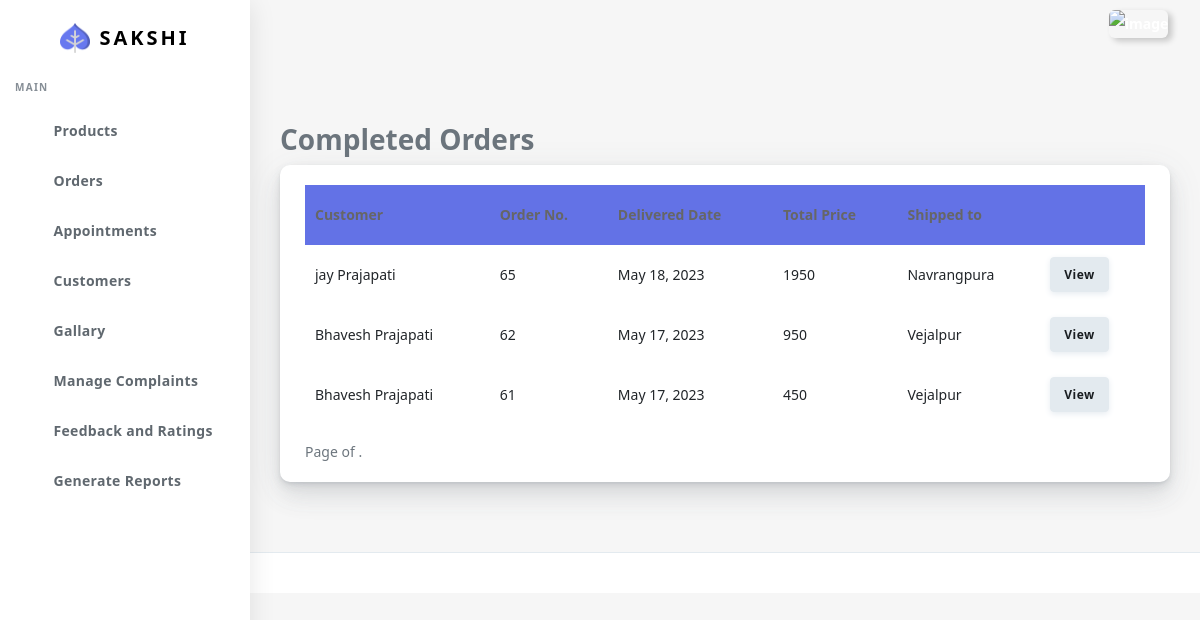
Page /completeorder/ (signed in) on the committed database.
### customer/models.py (models this page shows, shortened)
class Sales(models.Model):
    sales_date = models.DateField(auto_now=True)
    d_date=models.DateField(null=True,blank=True)
    c_date=models.DateField(null=True)
    payment_status = models.CharField(max_length=10)
    sales_status=models.CharField(max_length=20,default="pending")
    payment_date = models.DateTimeField()
    note=models.CharField(max_length=255,null=True,blank=True)
    userbase=models.ForeignKey('UserBase',on_delete=CASCADE)

class UserBase(models.Model):
    user_id=models.OneToOneField(User,on_delete=CASCADE,primary_key=True)
    first_name=models.CharField(max_length=45)
    last_name=models.CharField(max_length=45)
    gender=models.BooleanField(default="Not Specified")
    dob=models.DateField(default="Not Specified")
    cus_add1=models.TextField(null=True,blank=True)
    cus_add2=models.TextField(null=True,blank=True)
    pincode=models.IntegerField()
    Cus_phone=models.CharField(max_length=10)
    profile=models.ImageField(upload_to="profileImages/",max_length=1500)
    area_id=models.ForeignKey(Area,on_delete=CASCADE)
    class meta:
        ordering = ['user_id']

class Area(models.Model):
    area_name = models.CharField(max_length=15)
    city_id = models.ForeignKey(City, on_delete=CASCADE)

### customer/views.py (the view)
# urls.py: path("completeorder/",views.completeorder,name="completeorder"),
@login_required(login_url='sign-in')
def completeorder(request):
    checklocal(request)
    corders=Sales.objects.filter(sales_status="Delivered").order_by('-id','sales_date')
    main=[]
    for i in corders:
        sd=SalesDetails.objects.filter(sales_id=i)
        p=0
        for j in sd:
            p=p+j.final_price
        main.append(p)
    paginator=Paginator(corders,5)
    page_number=request.GET.get('page')
    corder=paginator.get_page(page_number)
    context=zip(corder,main)
    return render(request,"Mainadmin/comp_ord.html",{'orders':context})

### customer/views.py (called while the page is built)
def checklocal(request):
    if request.user.is_staff==False:
        logout(request)

### customer/templates/Mainadmin/comp_ord.html (shortened to what this page needs)
{% extends "Mainadmin/index.html" %}
{% load static %}
{% block body %}
      <div class="main-content">
        <section class="section">
          <div class="section-body">
            <h3 class="page-title">Completed Orders </h3>
            </div>
            <div class="row">
              <div class="col-12">
                <div class="card">
                  <div class="card-body">
                    <div class="row">
                      <div class="col-12 table-responsive">
                        {% if orders %}
                        <table id="order-listing" class="table" cellspacing="0" width="100%">
                          <thead>
                            <tr class="bg-primary ">
                              <th>Customer</th>
                              <th>Order No.</th>
                              <th>Delivered Date</th>
                              <th>Total Price</th>
                              <th>Shipped to</th>
                              <th></th>
                            </tr>
                          </thead>
                          <tbody>
                            {% for order,m in orders %}
                            <tr>
                              <td>{{order.userbase.first_name}} {{order.userbase.last_name}}</td>
                              <td>{{order.id}}</td>
                              <td>{{order.d_date}}</td>
                              <td>{{m}}</td>
                              <td>{{order.userbase.area_id.area_name}}</td>
                              <td class="text-left">
                                <a href="{% url 'det_rec_ord' order.id %}"><button class="btn btn-light">
                                  View </button></a>
                              </td>
                            </tr>
                            {% endfor %}
                          </tbody>
                        </table>
                        <div class="pagination">
                          <span class="step-links">
                              <span class="current">
                                  Page {{ orders.number }} of {{ orders.paginator.num_pages }}.
                              </span>
                          </span>
                      </div>
                      {% else %}
                      <h6 class="text-center"> <b> No Records....</b></h6>
                        {% endif %}
                      </div>
                    </div>
                  </div>
                </div>
          </div>
        </section>
      </div>
      <footer class="main-footer">
      </footer>
    </div>
{% endblock body %}

### rows in the picture
Sales: userbase.first_name "jay", userbase.last_name "Prajapati", id "65", d_date "May 18, 2023", m "1950", userbase.area_id.area_name "Navrangpura"
Sales: userbase.first_name "Bhavesh", userbase.last_name "Prajapati", id "62", d_date "May 17, 2023", m "950", userbase.area_id.area_name "Vejalpur"
Sales: userbase.first_name "Bhavesh", userbase.last_name "Prajapati", id "61", d_date "May 17, 2023", m "450", userbase.area_id.area_name "Vejalpur"
